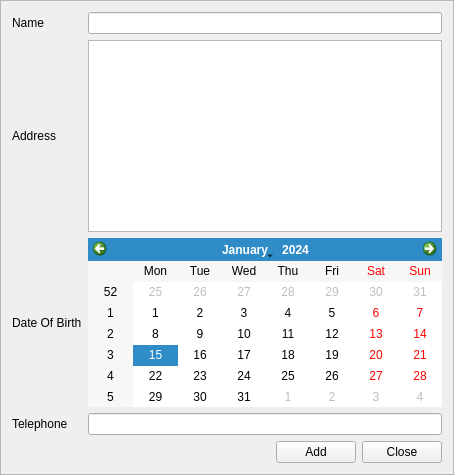
<?xml version="1.0" encoding="UTF-8"?>
<ui version="4.0">
 <class>Frame</class>
 <widget class="QFrame" name="Frame">
  <property name="geometry">
   <rect>
    <x>0</x>
    <y>0</y>
    <width>454</width>
    <height>475</height>
   </rect>
  </property>
  <property name="windowTitle">
   <string>New Contact</string>
  </property>
  <property name="frameShape">
   <enum>QFrame::StyledPanel</enum>
  </property>
  <property name="frameShadow">
   <enum>QFrame::Raised</enum>
  </property>
  <layout class="QVBoxLayout" name="verticalLayout">
   <item>
    <layout class="QGridLayout" name="gridLayout">
     <item row="0" column="1">
      <widget class="QLineEdit" name="lineEdit"/>
     </item>
     <item row="3" column="1">
      <widget class="QCalendarWidget" name="calendarWidget"/>
     </item>
     <item row="4" column="1">
      <widget class="QLineEdit" name="lineEdit_2"/>
     </item>
     <item row="1" column="1">
      <widget class="QTextEdit" name="textEdit"/>
     </item>
     <item row="0" column="0">
      <widget class="QLabel" name="label">
       <property name="text">
        <string>Name</string>
       </property>
      </widget>
     </item>
     <item row="1" column="0">
      <widget class="QLabel" name="label_2">
       <property name="text">
        <string>Address</string>
       </property>
      </widget>
     </item>
     <item row="3" column="0">
      <widget class="QLabel" name="label_3">
       <property name="text">
        <string>Date Of Birth</string>
       </property>
      </widget>
     </item>
     <item row="4" column="0">
      <widget class="QLabel" name="label_4">
       <property name="text">
        <string>Telephone</string>
       </property>
      </widget>
     </item>
    </layout>
   </item>
   <item>
    <layout class="QHBoxLayout" name="horizontalLayout">
     <item>
      <spacer name="horizontalSpacer">
       <property name="orientation">
        <enum>Qt::Horizontal</enum>
       </property>
       <property name="sizeHint" stdset="0">
        <size>
         <width>40</width>
         <height>20</height>
        </size>
       </property>
      </spacer>
     </item>
     <item>
      <widget class="QPushButton" name="pushButton_2">
       <property name="text">
        <string>Add</string>
       </property>
      </widget>
     </item>
     <item>
      <widget class="QPushButton" name="pushButton">
       <property name="text">
        <string>Close</string>
       </property>
      </widget>
     </item>
    </layout>
   </item>
  </layout>
 </widget>
 <resources/>
 <connections/>
</ui>
